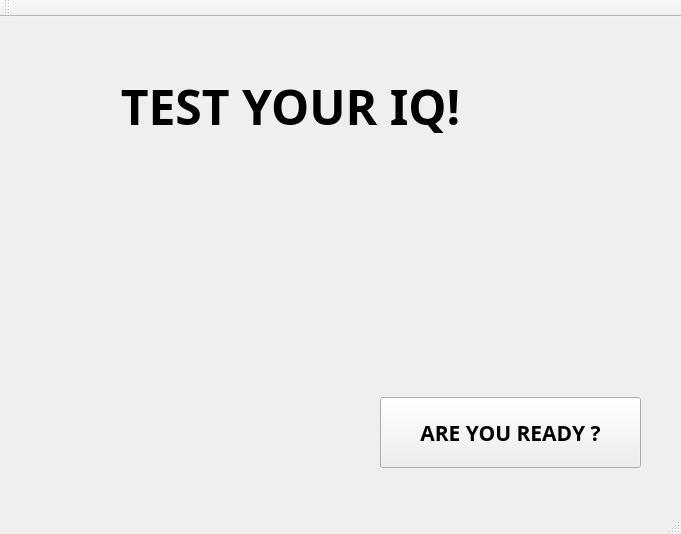
<?xml version="1.0" encoding="UTF-8"?>
<ui version="4.0">
 <class>welcome</class>
 <widget class="QMainWindow" name="welcome">
  <property name="geometry">
   <rect>
    <x>0</x>
    <y>0</y>
    <width>681</width>
    <height>534</height>
   </rect>
  </property>
  <property name="windowTitle">
   <string>welcome</string>
  </property>
  <widget class="QWidget" name="centralWidget">
   <widget class="QPushButton" name="pushButton_start">
    <property name="geometry">
     <rect>
      <x>380</x>
      <y>380</y>
      <width>261</width>
      <height>71</height>
     </rect>
    </property>
    <property name="font">
     <font>
      <family>Kinnari</family>
      <pointsize>16</pointsize>
      <weight>75</weight>
      <bold>true</bold>
     </font>
    </property>
    <property name="autoFillBackground">
     <bool>true</bool>
    </property>
    <property name="text">
     <string>ARE YOU READY ?</string>
    </property>
   </widget>
   <widget class="QLabel" name="label">
    <property name="geometry">
     <rect>
      <x>130</x>
      <y>180</y>
      <width>431</width>
      <height>171</height>
     </rect>
    </property>
    <property name="text">
     <string/>
    </property>
    <property name="scaledContents">
     <bool>true</bool>
    </property>
   </widget>
   <widget class="QLabel" name="label_2">
    <property name="geometry">
     <rect>
      <x>46</x>
      <y>29</y>
      <width>601</width>
      <height>121</height>
     </rect>
    </property>
    <property name="font">
     <font>
      <family>Kinnari</family>
      <pointsize>36</pointsize>
      <weight>75</weight>
      <bold>true</bold>
     </font>
    </property>
    <property name="autoFillBackground">
     <bool>false</bool>
    </property>
    <property name="text">
     <string>      TEST YOUR IQ! </string>
    </property>
    <property name="scaledContents">
     <bool>true</bool>
    </property>
   </widget>
  </widget>
  <widget class="QMenuBar" name="menuBar">
   <property name="geometry">
    <rect>
     <x>0</x>
     <y>0</y>
     <width>681</width>
     <height>25</height>
    </rect>
   </property>
  </widget>
  <widget class="QToolBar" name="mainToolBar">
   <attribute name="toolBarArea">
    <enum>TopToolBarArea</enum>
   </attribute>
   <attribute name="toolBarBreak">
    <bool>false</bool>
   </attribute>
  </widget>
  <widget class="QStatusBar" name="statusBar"/>
 </widget>
 <layoutdefault spacing="6" margin="11"/>
 <resources/>
 <connections>
  <connection>
   <sender>pushButton_start</sender>
   <signal>clicked()</signal>
   <receiver>welcome</receiver>
   <slot>close()</slot>
   <hints>
    <hint type="sourcelabel">
     <x>390</x>
     <y>438</y>
    </hint>
    <hint type="destinationlabel">
     <x>336</x>
     <y>474</y>
    </hint>
   </hints>
  </connection>
 </connections>
</ui>
